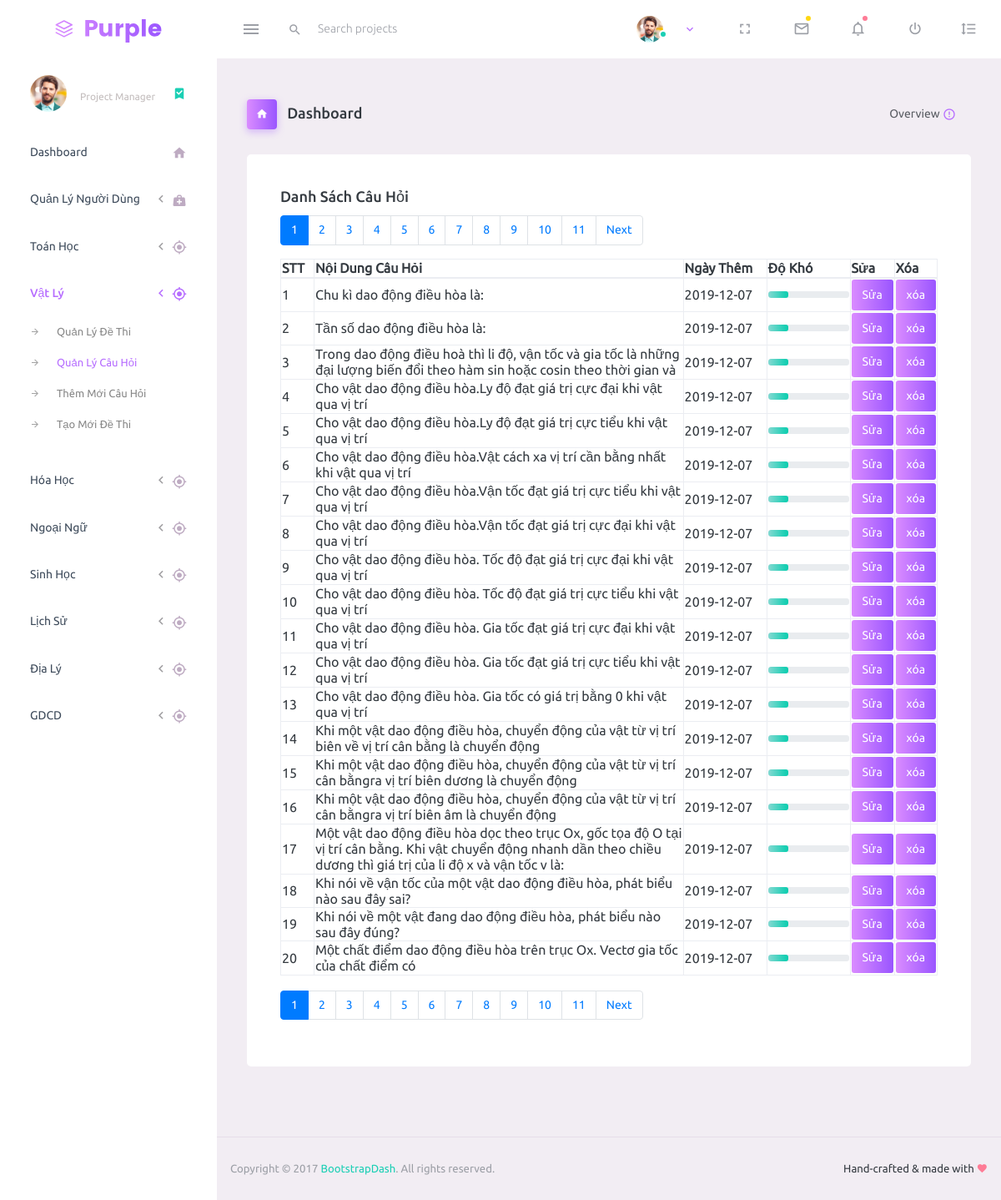
Page /vatli/qlch2.php on the committed database.
### tables this page shows
CREATE TABLE `cauhoi_ly` (
  `id_cauhoi` int(11) NOT NULL,
  `ma_monhoc` int(11) NOT NULL,
  `ngaythem` date DEFAULT NULL,
  `loai_cauhoi` int(11) DEFAULT '0',
  `cauhoi` text NOT NULL,
  `dapanA` text NOT NULL,
  `dapanB` text NOT NULL,
  `dapanC` text NOT NULL,
  `dapanD` text NOT NULL,
  `dapandung` int(11) NOT NULL,
  `dokho` int(11) DEFAULT NULL,
  `hinhanh` text,
  `daodong` int(11) DEFAULT '0',
  `songco` int(11) DEFAULT '0',
  `dien` int(11) DEFAULT '0',
  `machgiaodong` int(11) DEFAULT '0',
  `songanhsang` int(11) DEFAULT '0',
  `luongtu` int(11) DEFAULT '0',
  `hatnhan` int(11) DEFAULT '0',
  `vatly11` int(11) DEFAULT '0'
);

### dataconnect/dbconnect.php (called while the page is built, shortened)
<?php
    $host = "localhost";
    $dbname="thi_thpt_ttcs";
    $dbusername="root";
    $dbpass = "";
    $conn = new PDO("mysql:host=$host;dbname=$dbname;charset=utf8",$dbusername,$dbpass);
    $ADMIN_URL = "http://localhost:8080/ttcs/";
    function getSimpleQuery($sql, $isAll = false){
        global $conn;
        $statement = $conn->prepare($sql);
        $statement->execute();
        if($isAll){
            return $statement->fetchAll();
        }
        return $statement->fetch();
    }
?>

### vatli/qlch2.php (the view, shortened to what this page needs)
<?php
$path = "../";
require_once $path.'dataconnect/dbconnect.php';
$sql = "SELECT count(id_cauhoi) as total FROM cauhoi_ly";
$run = getSimpleQuery($sql);
$total_records = $run['total'];
$current_page = isset($_GET['page']) ? $_GET['page'] : 1;
$limit = 20;
$total_page = ceil($total_records / $limit);
$start = ($current_page - 1) * $limit;
$sql = "select * from cauhoi_ly limit $start, $limit";
$kq = getSimpleQuery($sql, true);
$STT=1*($current_page-1)*20 + 1;
?>
<!DOCTYPE html>
<html lang="en">
<head>
  <link rel="stylesheet" href="../assets/vendors/mdi/css/materialdesignicons.min.css">
  <link rel="stylesheet" href="../assets/vendors/css/vendor.bundle.base.css">
  <link rel="stylesheet" href="../assets/css/style.css">
</head>
<body>
  <div class="container-scroller">
    <nav class="navbar default-layout-navbar col-lg-12 col-12 p-0 fixed-top d-flex flex-row">
      <div class="text-center navbar-brand-wrapper d-flex align-items-center justify-content-center">
        <a class="navbar-brand brand-logo" href="../homepage.php"><img src="../assets/images/logo.svg" alt="logo" /></a>
      </div>
      <div class="navbar-menu-wrapper d-flex align-items-stretch">
        <button class="navbar-toggler navbar-toggler align-self-center" type="button" data-toggle="minimize">
          <span class="mdi mdi-menu"></span>
        </button>
        <div class="search-field d-none d-md-block">
          <form class="d-flex align-items-center h-100" action="#">
            <div class="input-group">
              <div class="input-group-prepend bg-transparent">
                <i class="input-group-text border-0 mdi mdi-magnify"></i>
              </div>
              <input type="text" class="form-control bg-transparent border-0" placeholder="Search projects">
            </div>
          </form>
        </div>
        <ul class="navbar-nav navbar-nav-right">
          <li class="nav-item nav-profile dropdown">
            <a class="nav-link dropdown-toggle" id="profileDropdown" href="#" data-toggle="dropdown" aria-expanded="false">
              <div class="nav-profile-img">
                <img src="../assets/images/faces/face1.jpg" alt="image">
                <span class="availability-status online"></span>
              </div>
            </a>
              </li>
              <li class="nav-item d-none d-lg-block full-screen-link">
                <a class="nav-link">
                  <i class="mdi mdi-fullscreen" id="fullscreen-button"></i>
                </a>
              </li>
              <li class="nav-item dropdown">
                <a class="nav-link count-indicator dropdown-toggle" id="messageDropdown" href="#" data-toggle="dropdown" aria-expanded="false">
                  <i class="mdi mdi-email-outline"></i>
                  <span class="count-symbol bg-warning"></span>
                </a>
              </li>
              <li class="nav-item dropdown">
                <a class="nav-link count-indicator dropdown-toggle" id="notificationDropdown" href="#" data-toggle="dropdown">
                  <i class="mdi mdi-bell-outline"></i>
                  <span class="count-symbol bg-danger"></span>
                </a>
              </li>
              <li class="nav-item nav-logout d-none d-lg-block">
                <a class="nav-link" href="#">
                  <i class="mdi mdi-power"></i>
                </a>
              </li>
              <li class="nav-item nav-settings d-none d-lg-block">
                <a class="nav-link" href="#">
                  <i class="mdi mdi-format-line-spacing"></i>
                </a>
              </li>
            </ul>
          </div>
        </nav>
        <div class="container-fluid page-body-wrapper">
          <nav class="sidebar sidebar-offcanvas" id="sidebar">
            <ul class="nav">
              <li class="nav-item nav-profile">
                <a href="#" class="nav-link">
                  <div class="nav-profile-image">
                    <img src="../assets/images/faces/face1.jpg" alt="profile">
                  </div>
                  <div class="nav-profile-text d-flex flex-column">
                    <span class="text-secondary text-small">Project Manager</span>
                  </div>
                  <i class="mdi mdi-bookmark-check text-success nav-profile-badge"></i>
                </a>
              </li>
              <li class="nav-item">
                <a class="nav-link" href="../homepage.php">
                  <span class="menu-title">Dashboard</span>
                  <i class="mdi mdi-home menu-icon"></i>
                </a>
              </li>
              <li class="nav-item">
                <a class="nav-link" data-toggle="collapse" href="#general-pages" aria-expanded="false" aria-controls="general-pages">
                  <span class="menu-title">Quản Lý Người Dùng</span>
                  <i class="menu-arrow"></i>
                  <i class="mdi mdi-medical-bag menu-icon"></i>
                </a>
              </li>
              <li class="nav-item">
                <a class="nav-link" data-toggle="collapse" href="#ui-basic1" aria-expanded="false" aria-controls="">
                  <span class="menu-title">Toán Học</span>
                  <i class="menu-arrow"></i>
                  <i class="mdi mdi-crosshairs-gps menu-icon"></i>
                </a>
              </li>
              <li class="nav-item">
                <a class="nav-link" data-toggle="collapse" href="#ui-basic2" aria-expanded="false" aria-controls="">
                  <span class="menu-title">Vật Lý</span>
                  <i class="menu-arrow"></i>
                  <i class="mdi mdi-crosshairs-gps menu-icon"></i>
                </a>
                <div class="collapse" id="ui-basic2">
                  <ul class="nav flex-column sub-menu">
                    <li class="nav-item"> <a class="nav-link" href="qldethi2.php">Quản Lý Đề Thi</a></li>
                    <li class="nav-item"> <a class="nav-link" href="qlch2.php">Quản Lý Câu Hỏi</a></li>
                    <li class="nav-item"> <a class="nav-link" href="themcauhoi2.php">Thêm Mới Câu Hỏi</a></li>
                    <li class="nav-item"> <a class="nav-link" href="taodethi2.php">Tạo Mới Đề Thi</a></li>
                  </ul>
                </div>
              </li>
              <li class="nav-item">
                <a class="nav-link" data-toggle="collapse" href="#ui-basic3" aria-expanded="false" aria-controls="ui-basic3">
                  <span class="menu-title">Hóa Học</span>
                  <i class="menu-arrow"></i>
                  <i class="mdi mdi-crosshairs-gps menu-icon"></i>
                </a>
              </li>
              <li class="nav-item">
                <a class="nav-link" data-toggle="collapse" href="#ui-basic4" aria-expanded="false" aria-controls="ui-basic4">
                  <span class="menu-title">Ngoại Ngữ</span>
                  <i class="menu-arrow"></i>
                  <i class="mdi mdi-crosshairs-gps menu-icon"></i>
                </a>
              </li>
              <li class="nav-item">
                <a class="nav-link" data-toggle="collapse" href="#ui-basic5" aria-expanded="false" aria-controls="ui-basic5">
                  <span class="menu-title">Sinh Học</span>
                  <i class="menu-arrow"></i>
                  <i class="mdi mdi-crosshairs-gps menu-icon"></i>
                </a>
              </li>
              <li class="nav-item">
                <a class="nav-link" data-toggle="collapse" href="#ui-basic6" aria-expanded="false" aria-controls="ui-basic6">
                  <span class="menu-title">Lịch Sử</span>
                  <i class="menu-arrow"></i>
                  <i class="mdi mdi-crosshairs-gps menu-icon"></i>
                </a>
              </li>
              <li class="nav-item">
                <a class="nav-link" data-toggle="collapse" href="#ui-basic7" aria-expanded="false" aria-controls="ui-basic7">
                  <span class="menu-title">Địa Lý</span>
                  <i class="menu-arrow"></i>
                  <i class="mdi mdi-crosshairs-gps menu-icon"></i>
                </a>
              </li>
              <li class="nav-item">
                <a class="nav-link" data-toggle="collapse" href="#ui-basic8" aria-expanded="false" aria-controls="ui-basic8">
                  <span class="menu-title">GDCD</span>
                  <i class="menu-arrow"></i>
                  <i class="mdi mdi-crosshairs-gps menu-icon"></i>
                </a>
              </li>
            </ul>
          </nav>
          <div class="main-panel">
            <div class="content-wrapper">
              <div class="page-header">
                <h3 class="page-title">
                  <span class="page-title-icon bg-gradient-primary text-white mr-2">
                    <i class="mdi mdi-home"></i>
                  </span> Dashboard </h3>
                  <nav aria-label="breadcrumb">
                    <ul class="breadcrumb">
                      <li class="breadcrumb-item active" aria-current="page">
                        <span></span>Overview <i class="mdi mdi-alert-circle-outline icon-sm text-primary align-middle"></i>
                      </li>
                    </ul>
                  </nav>
                </div>
                <div class="row">
                  <div class="col-md-12 grid-margin stretch-card">
                    <div class="card">
                      <div class="card-body">
                        <h4 class="card-title">Danh Sách Câu Hỏi</h4>
                        <div class="table-responsive">
                          <table class="table-bordered" width=device-width >
                            <nav aria-label="...">
                              <ul class="pagination">
                                <?php
                                for ($i = 1; $i <= $total_page; $i++){
                                  if ($i == $current_page){
                                    echo '<li class="page-item active"><a class="page-link" href="qlch2.php?page='.$i.'">'.$i.'</a></li>';
                                  }
                                  else{
                                    echo '<li class="page-item"><a class="page-link" href="qlch2.php?page='.$i.'">'.$i.'</a></li>';
                                  }
                                }
                                if ($current_page < $total_page && $total_page > 1){
                                  echo '<li class="page-item"><a class="page-link" href="qlch2.php?page='.($current_page+1).'">'."Next".'</a></li>';
                                }
                                ?>
                              </ul>
                            </nav>
                            <thead>
                              <tr>
                                <th> STT </th>
                                <th> Nội Dung Câu Hỏi</th>
                                <th> Ngày Thêm </th>
                                <th> Độ Khó </th>
                                <th> Sửa </th>
                                <th> Xóa </th>
                              </tr>
                            </thead>
                            <tbody>
                              <?php foreach ($kq as $key): ?>
                                <tr>
                                  <td width="40"> <?= $STT++ ?> </td>
                                  <td> <?= $key['cauhoi'] ?> </td>
                                  <td width="100px"> <?= $key['ngaythem'] ?> </td>
                                  <td width="100px">
                                    <?php $dokho;
                                    if ($key['dokho']==1) {
                                      $dokho=25;
                                    }
                                    ?>
                                    <div class="progress">
                                      <div class="progress-bar bg-gradient-success" role="progressbar" style="width: <?= $dokho?>%" aria-valuenow="50" aria-valuemin="0" aria-valuemax="100"></div>
                                    </div>
                                  </td>
                                  <td width="30px"><button type="button" class="btn-sm btn-gradient-primary btn-rounded btn-fw" onclick="location.href='<?= $ADMIN_URL?>vatli/edit_cauhoi.php?id=<?= $key['id_cauhoi']?>&&page=<?=$current_page?>'" >Sửa</button></td>
                                  <td width="30px"> <button class="btn-sm btn-gradient-primary btn-rounded btn-fw btn-remove" href="javascript:;" linkurl="<?= $ADMIN_URL?>vatli/delete_cauhoi.php?id=<?= $key['id_cauhoi']?>&&page=<?=$current_page?>'">xóa</button> </td>
                                </tr>
                              <?php endforeach ?>
                            </tbody>
                          </table>
                          <br>
                          <nav aria-label="...">
                            <ul class="pagination">
                              <?php
                              for ($i = 1; $i <= $total_page; $i++){
                                if ($i == $current_page){
                                  echo '<li class="page-item active"><a class="page-link" href="qlch2.php?page='.$i.'">'.$i.'</a></li>';
                                }
                                else{
                                  echo '<li class="page-item"><a class="page-link" href="qlch2.php?page='.$i.'">'.$i.'</a></li>';
                                }
                              }
                              if ($current_page < $total_page && $total_page > 1){
                                echo '<li class="page-item"><a class="page-link" href="qlch2.php?page='.($current_page+1).'">'."Next".'</a></li>';
                              }
                              ?>
                            </ul>
                          </nav>
                        </div>
                      </div>
                    </div>
                  </div>
                </div>
              </div>
              <footer class="footer">
                <div class="d-sm-flex justify-content-center justify-content-sm-between">
                  <span class="text-muted text-center text-sm-left d-block d-sm-inline-block">Copyright © 2017 <a href="https://www.bootstrapdash.com/" target="_blank">BootstrapDash</a>. All rights reserved.</span>
                  <span class="float-none float-sm-right d-block mt-1 mt-sm-0 text-center">Hand-crafted & made with <i class="mdi mdi-heart text-danger"></i></span>
                </div>
              </footer>
            </div>
          </div>
        </div>
      </body>
      </html>

### rows in the picture
cauhoi_ly: cauhoi "Chu kì dao động điều hòa là:", ngaythem "2019-12-07", dokho 1 (drawn)
cauhoi_ly: cauhoi "Tần số dao động điều hòa là:", ngaythem "2019-12-07", dokho 1 (drawn)
cauhoi_ly: cauhoi "Trong dao động điều hoà thì li độ, vận tốc và gia tốc là những đại lượng biến đổi theo hàm sin hoặc cosin theo thời gian và", ngaythem "2019-12-07", dokho 1 (drawn)
cauhoi_ly: cauhoi "Cho vật dao động điều hòa.Ly độ đạt giá trị cực đại khi vật qua vị trí", ngaythem "2019-12-07", dokho 1 (drawn)
cauhoi_ly: cauhoi "Cho vật dao động điều hòa.Ly độ đạt giá trị cực tiểu khi vật qua vị trí", ngaythem "2019-12-07", dokho 1 (drawn)
cauhoi_ly: cauhoi "Cho vật dao động điều hòa.Vật cách xa vị trí cần bằng nhất khi vật qua vị trí", ngaythem "2019-12-07", dokho 1 (drawn)
cauhoi_ly: cauhoi "Cho vật dao động điều hòa.Vận tốc đạt giá trị cực tiểu khi vật qua vị trí", ngaythem "2019-12-07", dokho 1 (drawn)
cauhoi_ly: cauhoi "Cho vật dao động điều hòa.Vận tốc đạt giá trị cực đại khi vật qua vị trí", ngaythem "2019-12-07", dokho 1 (drawn)
cauhoi_ly: cauhoi "Cho vật dao động điều hòa. Tốc độ đạt giá trị cực đại khi vật qua vị trí", ngaythem "2019-12-07", dokho 1 (drawn)
cauhoi_ly: cauhoi "Cho vật dao động điều hòa. Tốc độ đạt giá trị cực tiểu khi vật qua vị trí", ngaythem "2019-12-07", dokho 1 (drawn)
cauhoi_ly: cauhoi "Cho vật dao động điều hòa. Gia tốc đạt giá trị cực đại khi vật qua vị trí", ngaythem "2019-12-07", dokho 1 (drawn)
cauhoi_ly: cauhoi "Cho vật dao động điều hòa. Gia tốc đạt giá trị cực tiểu khi vật qua vị trí", ngaythem "2019-12-07", dokho 1 (drawn)
cauhoi_ly: cauhoi "Cho vật dao động điều hòa. Gia tốc có giá trị bằng 0 khi vật qua vị trí", ngaythem "2019-12-07", dokho 1 (drawn)
cauhoi_ly: cauhoi "Khi một vật dao động điều hòa, chuyển động của vật từ vị trí biên về vị trí cân bằng là chuyển động", ngaythem "2019-12-07", dokho 1 (drawn)
cauhoi_ly: cauhoi "Khi một vật dao động điều hòa, chuyển động của vật từ vị trí cân bằngra vị trí biên dương là chuyển động", ngaythem "2019-12-07", dokho 1 (drawn)
cauhoi_ly: cauhoi "Khi một vật dao động điều hòa, chuyển động của vật từ vị trí cân bằngra vị trí biên âm là chuyển động", ngaythem "2019-12-07", dokho 1 (drawn)
cauhoi_ly: cauhoi "Một vật dao động điều hòa dọc theo trục Ox, gốc tọa độ O tại vị trí cân bằng. Khi vật chuyển động nhanh dần theo chiều dương thì giá trị của li độ x và vận tốc v là:", ngaythem "2019-12-07", dokho 1 (drawn)
cauhoi_ly: cauhoi "Khi nói về vận tốc của một vật dao động điều hòa, phát biểu nào sau đây sai?", ngaythem "2019-12-07", dokho 1 (drawn)
cauhoi_ly: cauhoi "Khi nói về một vật đang dao động điều hòa, phát biểu nào sau đây đúng?", ngaythem "2019-12-07", dokho 1 (drawn)
cauhoi_ly: cauhoi "Một chất điểm dao động điều hòa trên trục Ox. Vectơ gia tốc của chất điểm có", ngaythem "2019-12-07", dokho 1 (drawn)
